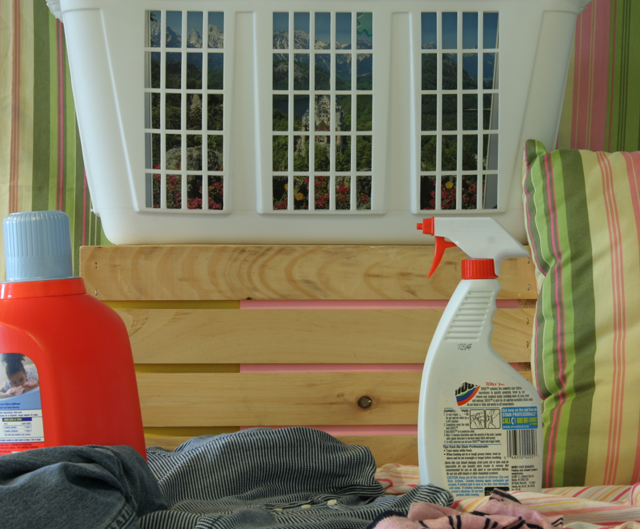
#> input picture prolbem-set-02/input/pair2-L.png, 640 x 529 px, found by its file name
$ python -i ps2.py   (imports and definitions only)   (older library calls are emulated)
#> lines starting #> are read from the running program, lines starting #| are printed output that depends on the picture; pictures that were not available may be replaced by others from this repository, and a replacement may not be noted
### prolbem-set-02/disparity.py
import numpy as np
import cv2


def disparity(L, R, window_size=5, disparity_range=30, method=cv2.TM_SQDIFF_NORMED):
    """Compute disparity map D(y, x) such that: L(y, x) = R(y, x + D(y, x))
    Params:
    L: Grayscale left image
    R: Grayscale right image, same size as L
    Returns: Disparity map, same size as L, R
    """

    disparity_map = np.zeros(L.shape)
    height, width = L.shape
    window_row, window_col = (window_size - 1) // 2, (window_size - 1) // 2
    for r in range(height):
        tpl_row_left = max(r - window_row, 0)
        tpl_row_right = min(height, r + window_row + 1)
        for c in range(width):
            tpl_col_left = max(c - window_col, 0)
            tpl_col_right = min(width, c + window_col + 1)
            Rc_min = max(c - disparity_range // 2, 0)
            rc_max = min(c + disparity_range // 2 + 1, width)
            tpl = L[tpl_row_left:tpl_row_right, tpl_col_left:tpl_col_right].astype(np.float32)
            R_stripe = R[tpl_row_left: tpl_row_right, Rc_min:rc_max].astype(np.float32)
            error = cv2.matchTemplate(R_stripe, tpl, method)
            diff = np.arange(error.shape[0] * error.shape[1])
            diff -= max((c - Rc_min - window_col), 0)
            _, _, min_index, max_index = cv2.minMaxLoc(error)
            if method == cv2.TM_SQDIFF_NORMED:
                disparity_map[r, c] = diff[min_index[0]]
            else:
                disparity_map[r, c] = diff[max_index[0]]
    return disparity_map

### prolbem-set-02/ps2.py
# ps2
import os

from disparity import *


def Q1(inputPath=".", outputPath="."):
    img1 = cv2.imread(os.path.join(inputPath, "pair0-L.png"), cv2.IMREAD_GRAYSCALE)
    img2 = cv2.imread(os.path.join(inputPath, "pair0-R.png"), cv2.IMREAD_GRAYSCALE)
    LR_map = disparity(img1, img2, window_size=11)
    RL_map = disparity(img2, img1, window_size=11)
    LR_map = cv2.normalize(LR_map, LR_map, alpha=0, beta=255, norm_type=cv2.NORM_MINMAX, dtype=cv2.CV_8U)
    RL_map = cv2.normalize(RL_map, RL_map, alpha=0, beta=255, norm_type=cv2.NORM_MINMAX, dtype=cv2.CV_8U)
    cv2.imwrite(os.path.join(outputPath, "ps2-1-a-1.png"), LR_map)
    cv2.imwrite(os.path.join(outputPath, "ps2-1-a-2.png"), RL_map)
    return LR_map, RL_map


def Q2(inputPath, outputPath):
    L = cv2.imread(os.path.join(inputPath, "pair1-L.png"), cv2.IMREAD_GRAYSCALE)
    R = cv2.imread(os.path.join(inputPath, "pair1-R.png"), cv2.IMREAD_GRAYSCALE)
    D_L = np.abs(disparity(L, R, 7, 100))
    D_R = np.abs(disparity(R, L, 7, 100))
    D_L = cv2.normalize(D_L, D_L, alpha=0, beta=255, norm_type=cv2.NORM_MINMAX, dtype=cv2.CV_8U)
    D_R = cv2.normalize(D_R, D_R, alpha=0, beta=255, norm_type=cv2.NORM_MINMAX, dtype=cv2.CV_8U)
    cv2.imwrite(os.path.join(outputPath, "ps2-2-a-1.png"), D_L)
    cv2.imwrite(os.path.join(outputPath, "ps2-2-a-2.png"), D_R)

    return D_L, D_R


def Q3(inputPath, outputPath):
#> called with inputPath = 'input/pair1-L.png', outputPath = 'out.png'
    L = cv2.imread(os.path.join(inputPath, "pair2-L.png"), cv2.IMREAD_GRAYSCALE)
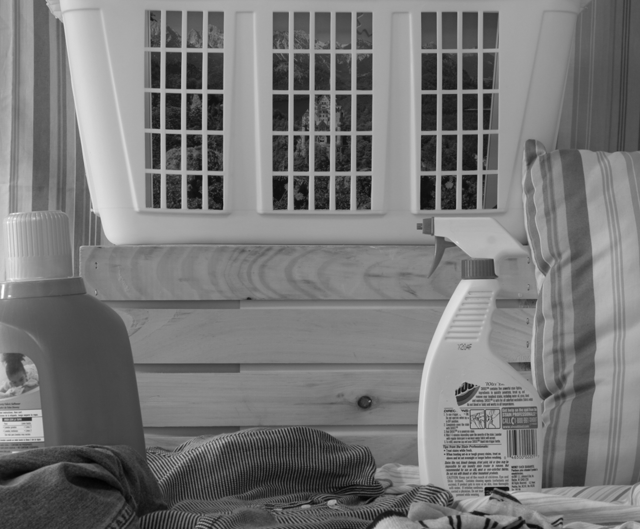
#> L: shape (529, 640); min 2, max 255, mean 119.5
    R = cv2.imread(os.path.join(inputPath, "pair2-R.png"), cv2.IMREAD_GRAYSCALE)
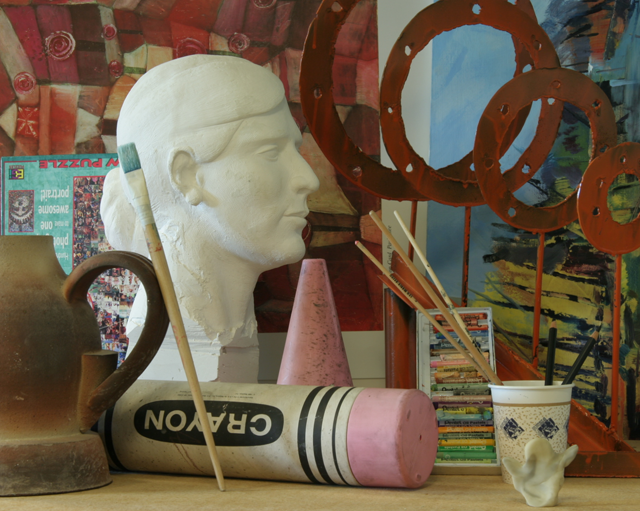
#> input picture prolbem-set-02/input/pair1-L.png, 640 x 511 px, given in place of pair2-R.png, which was not available
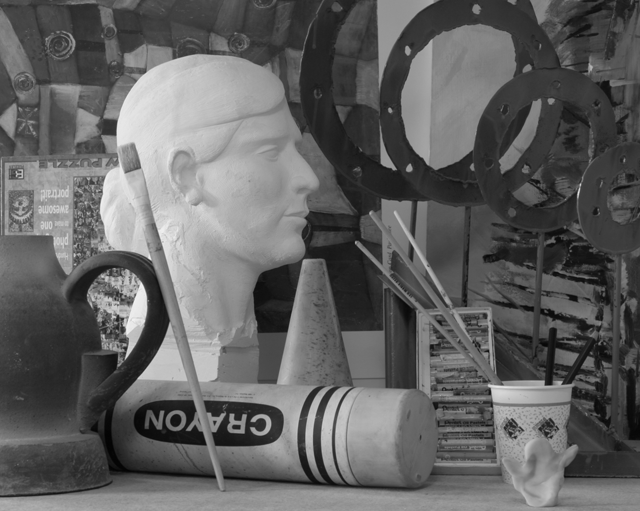
#> R: shape (511, 640); min 3, max 244, mean 97.4
    L = cv2.pyrDown(cv2.GaussianBlur(cv2.equalizeHist(L), (5,) * 2, 3))
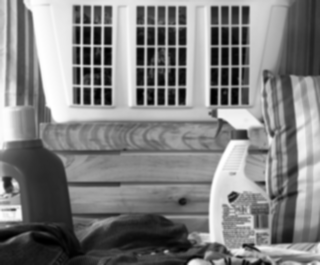
#> L: shape (265, 320); min 0, max 255, mean 128.5
    R = cv2.pyrDown(cv2.GaussianBlur(cv2.equalizeHist(R), (5,) * 2, 3))
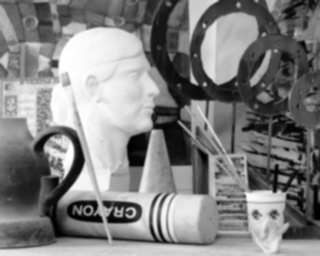
#> R: shape (256, 320); min 0, max 255, mean 128.4
    D_L = np.abs(disparity(L, R, 7, 100, cv2.TM_CCORR_NORMED))
#> after the loop in disparity, `for r in range(height):`:
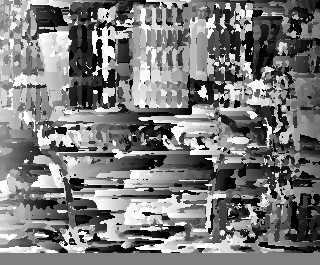
#> disparity_map: shape (265, 320) float64; min -47, max 47, mean -1.9; drawn with min black and max white
    D_R = np.abs(disparity(R, L, 7, 100, cv2.TM_CCORR_NORMED))
    D_L = cv2.normalize(D_L, D_L, alpha=0, beta=255, norm_type=cv2.NORM_MINMAX, dtype=cv2.CV_8U)
    D_R = cv2.normalize(D_R, D_R, alpha=0, beta=255, norm_type=cv2.NORM_MINMAX, dtype=cv2.CV_8U)
    D_L = cv2.pyrUp(D_L)
    D_R = cv2.pyrUp(D_R)
    cv2.imwrite(os.path.join(outputPath, "ps2-3-a-1.png"), D_L)
    cv2.imwrite(os.path.join(outputPath, "ps2-3-a-2.png"), D_R)
    return D_L, D_R

#> (the run stopped early here; a loop or call above may not have finished)
